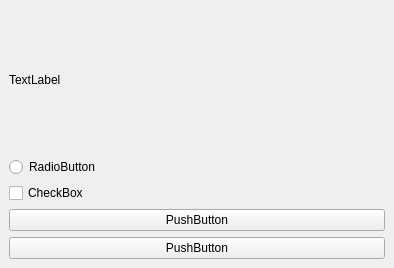
<?xml version="1.0" encoding="UTF-8"?>
<ui version="4.0">
 <class>MainWindow</class>
 <widget class="QMainWindow" name="MainWindow">
  <property name="geometry">
   <rect>
    <x>0</x>
    <y>0</y>
    <width>394</width>
    <height>268</height>
   </rect>
  </property>
  <property name="windowTitle">
   <string>MainWindow</string>
  </property>
  <widget class="QWidget" name="centralWidget">
   <layout class="QVBoxLayout" name="verticalLayout">
    <item>
     <widget class="QLabel" name="label">
      <property name="text">
       <string>TextLabel</string>
      </property>
     </widget>
    </item>
    <item>
     <widget class="QRadioButton" name="radioButton">
      <property name="text">
       <string>RadioButton</string>
      </property>
     </widget>
    </item>
    <item>
     <widget class="QCheckBox" name="checkBox">
      <property name="text">
       <string>CheckBox</string>
      </property>
     </widget>
    </item>
    <item>
     <widget class="QPushButton" name="pushButton">
      <property name="text">
       <string>PushButton</string>
      </property>
     </widget>
    </item>
    <item>
     <widget class="QPushButton" name="pushButton_2">
      <property name="text">
       <string>PushButton</string>
      </property>
     </widget>
    </item>
   </layout>
  </widget>
 </widget>
 <resources/>
 <connections/>
</ui>
